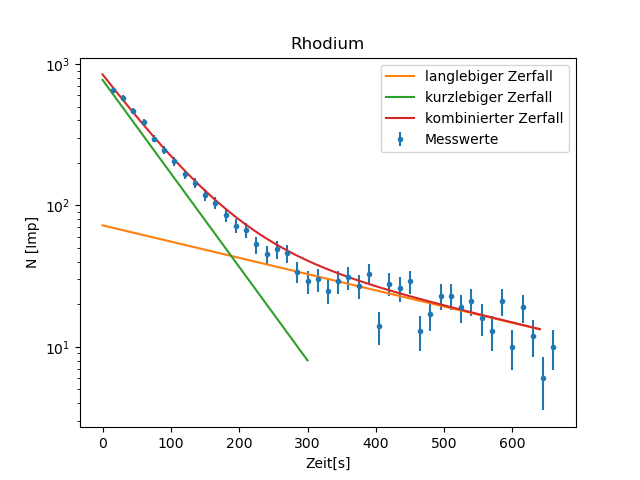

Write Python code to recreate this figure.
import math
import numpy as np 
import matplotlib.pyplot as plt 
import uncertainties as unc 
import uncertainties.unumpy as unp 
from uncertainties import ufloat
import scipy.constants as const 

t, N2 = np.genfromtxt('Rhodium.dat', unpack=True)

N = N2 - 7
errY = np.sqrt(N) 

plt.errorbar(t,N, errY, fmt='.', label=r'Messwerte')

def sigmoid(t, a, b):
    return (a * np.exp(-b*t)) 


from scipy.optimize import curve_fit
params, covariance_matrix = curve_fit(sigmoid, t[20:], N[20:] ,p0=(70, 0.0020))

uncertainties = np.sqrt(np.diag(covariance_matrix))

for name, value, uncertainty in zip('abc', params, uncertainties): 
   print(f'{name} = {value:8.6f} ± {uncertainty:.6f}')

K = N[0:10] - sigmoid(t[0:10], *params)

from scipy.optimize import curve_fit
params2, covariance_matrix = curve_fit(sigmoid, t[0:10], K ,p0=(70, 0.0020))

uncertainties = np.sqrt(np.diag(covariance_matrix))

for name, value, uncertainty in zip('abc', params2, uncertainties): 
   print(f'{name} = {value:8.6f} ± {uncertainty:.6f}')



c = np.linspace(0, 640, 1000)
d = np.linspace(0, 300, 400)
plt.plot(c, sigmoid(c, 72.317788, 0.002646), label=r'langlebiger Zerfall')
plt.plot(d, sigmoid(d, *params2), label=r'kurzlebiger Zerfall')
plt.plot(c, (sigmoid(c, *params)+sigmoid(c, *params2)), label=r'kombinierter Zerfall')
plt.yscale('log')
plt.xlabel(r'Zeit[s]')
plt.ylabel(r'N [Imp]')
plt.legend()
plt.title(r"Rhodium")
plt.savefig('3.png')
plt.show()
m = ufloat(0.002646 , 0.000501)
print(np.log(2)/m)
n = ufloat(0.015228 , 0.000551)
print(np.log(2)/n)